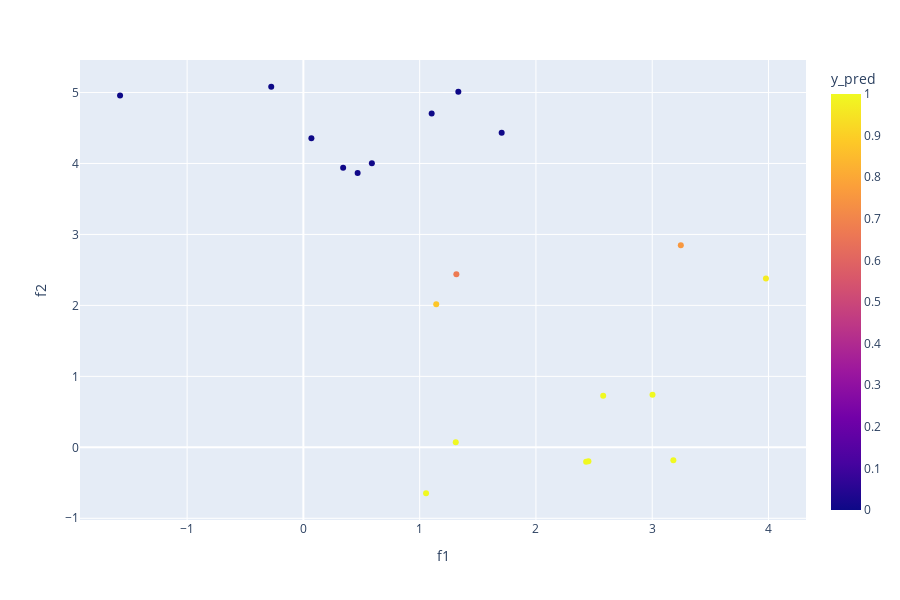

Notebook cell for this chart:
### Code cell
# Target
fig = px.scatter(df_test, x="f1", y="f2", color="y_pred")
fig.show()

### Figure 1 — Plotly figure (JSON) as saved in the notebook; plotly's stock layout.template omitted (floating-point values rounded to 4 significant figures)
{"data": [{"hoverlabel": {"namelength": 0}, "hovertemplate": "f1=%{x}<br>f2=%{y}<br>y_pred=%{marker.color}", "legendgroup": "", "marker": {"color": [0.9998, 0.9997, 6.553e-05, 0.0008345, 0.005321, 1.0, 1.0, 0.003644, 0.7571, 2.958e-05, 0.000372, 0.8785, 0.007676, 0.001031, 0.9677, 1.0, 0.6705, 0.9995, 1.0, 0.005467], "coloraxis": "coloraxis", "symbol": "circle"}, "mode": "markers", "name": "", "showlegend": false, "type": "scatter", "x": [1.311, 3.003, -0.2765, 1.103, 0.3419, 1.055, 3.182, 1.705, 3.246, -1.577, 1.333, 1.142, 0.4666, 0.06897, 3.978, 2.432, 1.316, 2.579, 2.451, 0.5889], "xaxis": "x", "y": [0.07123, 0.7427, 5.081, 4.706, 3.941, -0.6471, -0.1823, 4.433, 2.849, 4.957, 5.01, 2.015, 3.866, 4.356, 2.378, -0.2017, 2.441, 0.7261, -0.1954, 4.001], "yaxis": "y"}], "layout": {"coloraxis": {"colorbar": {"title": {"text": "y_pred"}}, "colorscale": [[0, "#0d0887"], [0.1111, "#46039f"], [0.2222, "#7201a8"], [0.3333, "#9c179e"], [0.4444, "#bd3786"], [0.5556, "#d8576b"], [0.6667, "#ed7953"], [0.7778, "#fb9f3a"], [0.8889, "#fdca26"], [1, "#f0f921"]]}, "height": 600, "legend": {"tracegroupgap": 0}, "margin": {"t": 60}, "xaxis": {"anchor": "y", "domain": [0, 1], "title": {"text": "f1"}}, "yaxis": {"anchor": "x", "domain": [0, 1], "title": {"text": "f2"}}}}
